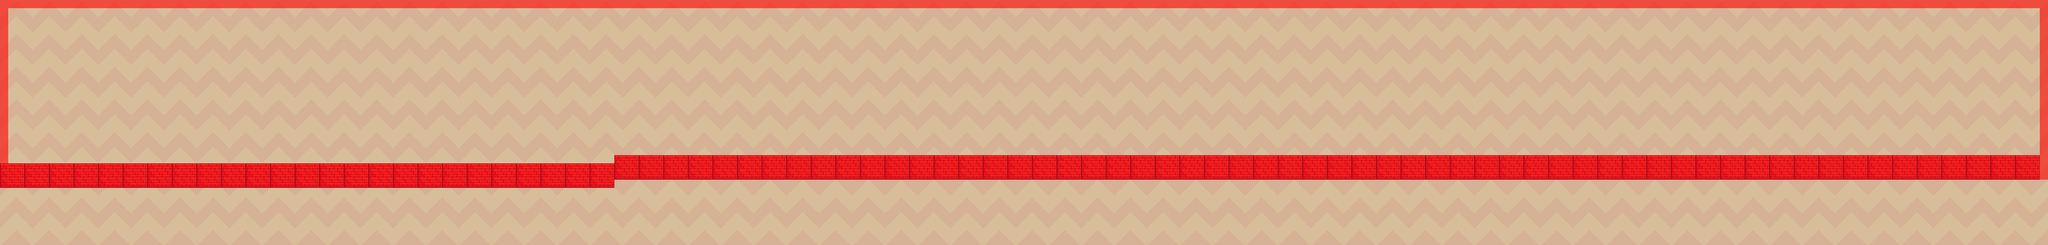

Below is a game level as drawn by its tile map, then a one-line description and the .tmx that defines it (tile-layer data replaced by summaries):
An orthogonal 250x30 tile map with 16x16 px tiles, 2 tile layers (Background, Colliders), 8 tilesets.

<map version="1.9" tiledversion="1.9.2" orientation="orthogonal" renderorder="right-down" width="250" height="30" tilewidth="16" tileheight="16" infinite="0" nextlayerid="11" nextobjectid="1">
 <tileset firstgid="1" name="terrain" tilewidth="16" tileheight="16" tilecount="242" columns="22">
  <image source="../Pixel Adventure 1/Terrain/Terrain (16x16).png" width="352" height="176" />
  <wangsets>
   <wangset name="Terra Verda" type="corner" tile="-1">
    <wangcolor name="Terra Verda" color="#ff0000" tile="-1" probability="1" />
    <wangtile tileid="6" wangid="0,0,0,1,0,0,0,0" />
    <wangtile tileid="7" wangid="0,0,0,1,0,1,0,0" />
    <wangtile tileid="8" wangid="0,0,0,0,0,1,0,0" />
    <wangtile tileid="9" wangid="0,1,0,0,0,1,0,1" />
    <wangtile tileid="10" wangid="0,1,0,1,0,0,0,1" />
    <wangtile tileid="28" wangid="0,1,0,1,0,0,0,0" />
    <wangtile tileid="29" wangid="0,1,0,1,0,1,0,1" />
    <wangtile tileid="30" wangid="0,0,0,0,0,1,0,1" />
    <wangtile tileid="31" wangid="0,0,0,1,0,1,0,1" />
    <wangtile tileid="32" wangid="0,1,0,1,0,1,0,0" />
    <wangtile tileid="50" wangid="0,1,0,0,0,0,0,0" />
    <wangtile tileid="51" wangid="0,1,0,0,0,0,0,1" />
    <wangtile tileid="52" wangid="0,0,0,0,0,0,0,1" />
   </wangset>
   <wangset name="Fusta" type="corner" tile="-1">
    <wangcolor name="" color="#ff0000" tile="-1" probability="1" />
    <wangcolor name="" color="#00ff00" tile="-1" probability="1" />
    <wangtile tileid="88" wangid="0,0,0,1,0,0,0,0" />
    <wangtile tileid="89" wangid="0,0,0,1,0,1,0,0" />
    <wangtile tileid="90" wangid="0,0,0,0,0,1,0,0" />
    <wangtile tileid="91" wangid="0,1,0,0,0,1,0,1" />
    <wangtile tileid="92" wangid="0,1,0,1,0,0,0,1" />
    <wangtile tileid="110" wangid="0,1,0,1,0,0,0,0" />
    <wangtile tileid="111" wangid="0,1,0,1,0,1,0,1" />
    <wangtile tileid="112" wangid="0,0,0,0,0,1,0,1" />
    <wangtile tileid="113" wangid="0,0,0,1,0,1,0,1" />
    <wangtile tileid="114" wangid="0,1,0,1,0,1,0,0" />
    <wangtile tileid="132" wangid="0,1,0,0,0,0,0,0" />
    <wangtile tileid="133" wangid="0,1,0,0,0,0,0,1" />
    <wangtile tileid="134" wangid="0,0,0,0,0,0,0,1" />
   </wangset>
   <wangset name="Pedra" type="corner" tile="-1">
    <wangcolor name="" color="#ff0000" tile="-1" probability="1" />
    <wangtile tileid="0" wangid="0,0,0,1,0,0,0,0" />
    <wangtile tileid="1" wangid="0,0,0,1,0,1,0,0" />
    <wangtile tileid="2" wangid="0,0,0,0,0,1,0,0" />
    <wangtile tileid="3" wangid="0,1,0,0,0,1,0,1" />
    <wangtile tileid="4" wangid="0,1,0,1,0,0,0,1" />
    <wangtile tileid="22" wangid="0,1,0,1,0,0,0,0" />
    <wangtile tileid="23" wangid="0,1,0,1,0,1,0,1" />
    <wangtile tileid="24" wangid="0,0,0,0,0,1,0,1" />
    <wangtile tileid="25" wangid="0,0,0,1,0,1,0,1" />
    <wangtile tileid="26" wangid="0,1,0,1,0,1,0,0" />
    <wangtile tileid="44" wangid="0,1,0,0,0,0,0,0" />
    <wangtile tileid="45" wangid="0,1,0,0,0,0,0,1" />
    <wangtile tileid="46" wangid="0,0,0,0,0,0,0,1" />
   </wangset>
   <wangset name="Terra Rosa" type="corner" tile="-1">
    <wangcolor name="" color="#ff0000" tile="-1" probability="1" />
    <wangtile tileid="182" wangid="0,0,0,1,0,0,0,0" />
    <wangtile tileid="183" wangid="0,0,0,1,0,1,0,0" />
    <wangtile tileid="184" wangid="0,0,0,0,0,1,0,0" />
    <wangtile tileid="185" wangid="0,1,0,0,0,1,0,1" />
    <wangtile tileid="186" wangid="0,1,0,1,0,0,0,1" />
    <wangtile tileid="204" wangid="0,1,0,1,0,0,0,0" />
    <wangtile tileid="205" wangid="0,1,0,1,0,1,0,1" />
    <wangtile tileid="206" wangid="0,0,0,0,0,1,0,1" />
    <wangtile tileid="207" wangid="0,0,0,1,0,1,0,1" />
    <wangtile tileid="208" wangid="0,1,0,1,0,1,0,0" />
    <wangtile tileid="226" wangid="0,1,0,0,0,0,0,0" />
    <wangtile tileid="227" wangid="0,1,0,0,0,0,0,1" />
    <wangtile tileid="228" wangid="0,0,0,0,0,0,0,1" />
   </wangset>
   <wangset name="Terra Taronja" type="corner" tile="-1">
    <wangcolor name="A" color="#ff0000" tile="-1" probability="1" />
    <wangtile tileid="94" wangid="0,0,0,1,0,0,0,0" />
    <wangtile tileid="95" wangid="0,0,0,1,0,1,0,0" />
    <wangtile tileid="96" wangid="0,0,0,0,0,1,0,0" />
    <wangtile tileid="97" wangid="0,1,0,0,0,1,0,1" />
    <wangtile tileid="98" wangid="0,1,0,1,0,0,0,1" />
    <wangtile tileid="116" wangid="0,1,0,1,0,0,0,0" />
    <wangtile tileid="117" wangid="0,1,0,1,0,1,0,1" />
    <wangtile tileid="118" wangid="0,0,0,0,0,1,0,1" />
    <wangtile tileid="119" wangid="0,0,0,1,0,1,0,1" />
    <wangtile tileid="120" wangid="0,1,0,1,0,1,0,0" />
    <wangtile tileid="138" wangid="0,1,0,0,0,0,0,0" />
    <wangtile tileid="139" wangid="0,1,0,0,0,0,0,1" />
    <wangtile tileid="140" wangid="0,0,0,0,0,0,0,1" />
   </wangset>
  </wangsets>
 </tileset>
 <tileset firstgid="243" name="background 1" tilewidth="16" tileheight="16" tilecount="16" columns="4">
  <image source="../Pixel Adventure 1/Background/Brown.png" width="64" height="64" />
 </tileset>
 <tileset firstgid="259" name="Spike" tilewidth="16" tileheight="16" tilecount="1" columns="1">
  <image source="../Pixel Adventure 1/Traps/Spikes/Idle.png" width="16" height="16" />
 </tileset>
 <tileset firstgid="260" name="MapMetadata" tilewidth="16" tileheight="16" tilecount="8" columns="4">
  <image source="MapMetadata.png" width="67" height="34" />
 </tileset>
 <tileset firstgid="268" name="StartPoint" tilewidth="16" tileheight="16" tilecount="16" columns="4">
  <image source="../Pixel Adventure 1/Items/Checkpoints/Start/Start(Idle).png" width="64" height="64" />
 </tileset>
 <tileset firstgid="284" name="Premio" tilewidth="16" tileheight="16" tilecount="16" columns="4">
  <image source="../Pixel Adventure 1/Items/Checkpoints/End/End (Idle).png" width="64" height="64" />
 </tileset>
 <tileset firstgid="300" name="trampoli" tilewidth="16" tileheight="16" tilecount="1" columns="1">
  <image source="../Pixel Adventure 1/Traps/Trampoline/Idle.png" width="28" height="28" />
 </tileset>
 <tileset firstgid="301" name="2MapMetadata" tilewidth="16" tileheight="16" tilecount="2" columns="2">
  <image source="MetaData.png" width="32" height="16" />
 </tileset>
 <layer id="2" name="Background" width="250" height="30">
  <properties>
   <property name="Draw" type="bool" value="true" />
  </properties>
  <data>[7500 cells, 7500 non-empty, 25 distinct tile ids]</data>
 </layer>
 <layer id="6" name="Colliders" width="250" height="30">
  <properties>
   <property name="Collider" type="bool" value="true" />
   <property name="Draw" type="bool" value="false" />
  </properties>
  <data>[7500 cells, 1037 non-empty, 1 distinct tile ids]</data>
 </layer>
 <objectgroup id="7" name="Object Layer 1" />
</map>
